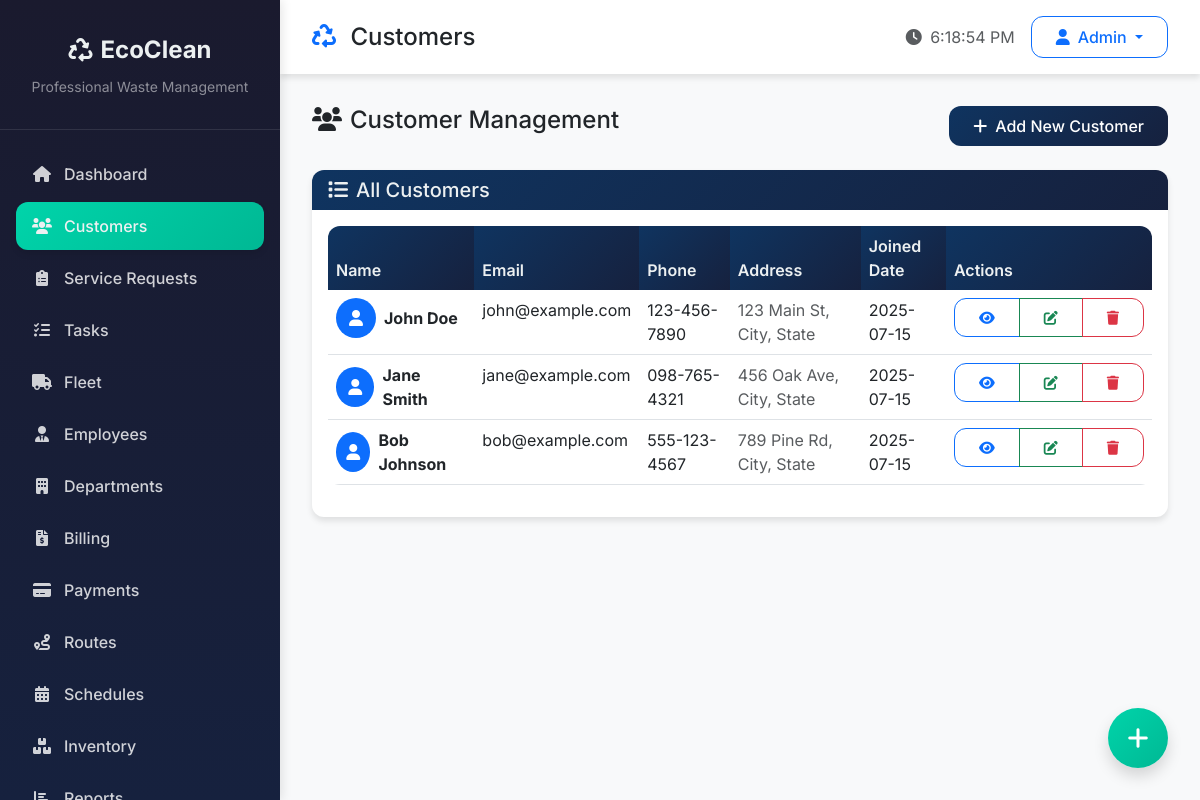
The app's page /customers (signed in) with its own data.
### models.py (models this page shows)
class Customer(db.Model):
    id = db.Column(db.Integer, primary_key=True)
    name = db.Column(db.String(100), nullable=False)
    email = db.Column(db.String(120), unique=True, nullable=False)
    phone = db.Column(db.String(20))
    address = db.Column(db.Text, nullable=False)
    customer_type = db.Column(db.String(20), default='residential')  # residential, commercial, industrial
    service_frequency = db.Column(db.String(20), default='weekly')  # weekly, biweekly, monthly, on-demand
    payment_method = db.Column(db.String(20), default='credit_card')
    is_active = db.Column(db.Boolean, default=True)
    created_at = db.Column(db.DateTime, default=datetime.utcnow)
    created_by = db.Column(db.Integer, db.ForeignKey('user.id'))
    requests = db.relationship('ServiceRequest', backref='customer')
    payments = db.relationship('Payment', backref='customer')
    invoices = db.relationship('Invoice', backref='customer')

### app.py (the view)
@app.route('/customers')
@login_required
def customers():
    if current_user.role == 'super_admin':
        customers = Customer.query.all()
    elif current_user.role == 'department_admin':
        customers = Customer.query.filter_by(created_by=current_user.id).all()
    elif current_user.role in ['manager', 'driver']:
        customers = Customer.query.filter_by(created_by=current_user.id).all()
    else:
        customers = Customer.query.filter_by(created_by=current_user.id).all()
    return render_template('customers.html', customers=customers)

### app.py (called while the page is built)
@login_manager.user_loader
def load_user(user_id):
    return User.query.get(int(user_id))

### templates/customers.html (shortened to what this page needs)
{% extends "base.html" %}
{% block page_title %}Customers{% endblock %}
{% block content %}
<div class="row mb-4">
    <div class="col-md-6">
        <h4><i class="fas fa-users me-2"></i>Customer Management</h4>
    </div>
    <div class="col-md-6 text-end">
        <a href="{{ url_for('add_customer') }}" class="btn btn-primary">
            <i class="fas fa-plus me-2"></i>Add New Customer
        </a>
    </div>
</div>
<div class="card">
    <div class="card-header">
        <h5 class="card-title mb-0">
            <i class="fas fa-list me-2"></i>All Customers
        </h5>
    </div>
    <div class="card-body">
        {% if customers %}
        <div class="table-responsive">
            <table class="table table-hover">
                <thead>
                    <tr>
                        <th>Name</th>
                        <th>Email</th>
                        <th>Phone</th>
                        <th>Address</th>
                        <th>Joined Date</th>
                        <th>Actions</th>
                    </tr>
                </thead>
                <tbody>
                    {% for customer in customers %}
                    <tr>
                        <td>
                            <div class="d-flex align-items-center">
                                <div class="avatar-sm bg-primary rounded-circle d-flex align-items-center justify-content-center me-2">
                                    <i class="fas fa-user text-white"></i>
                                </div>
                                <strong>{{ customer.name }}</strong>
                            </div>
                        </td>
                        <td>{{ customer.email }}</td>
                        <td>{{ customer.phone }}</td>
                        <td>
                            <span class="text-muted">{{ customer.address[:50] }}{% if customer.address|length > 50 %}...{% endif %}</span>
                        </td>
                        <td>{{ customer.created_at.strftime('%Y-%m-%d') }}</td>
                        <td>
                            <div class="btn-group" role="group">
                                <button type="button" class="btn btn-sm btn-outline-primary" data-bs-toggle="modal" data-bs-target="#customerModal{{ customer.id }}">
                                    <i class="fas fa-eye"></i>
                                </button>
                                <button type="button" class="btn btn-sm btn-outline-success">
                                    <i class="fas fa-edit"></i>
                                </button>
                                <button type="button" class="btn btn-sm btn-outline-danger">
                                    <i class="fas fa-trash"></i>
                                </button>
                            </div>
                        </td>
                    </tr>
                    {% endfor %}
                </tbody>
            </table>
        </div>
        {% endif %}
    </div>
</div>
{% endblock %}

### templates/base.html (style rules this page uses)
:root { --primary-color: #1a1a2e; --secondary-color: #16213e; --accent-color: #0f3460; --success-color: #00d4aa; --warning-color: #ffa726; --danger-color: #ef5350; --info-color: #42a5f5; --light-bg: #f8f9fa; --dark-text: #2c3e50; --light-text: #ecf0f1; --border-radius: 12px; --shadow: 0 4px 6px rgba(0,0,0,0.1); --shadow-hover: 0 8px 15px rgba(0,0,0,0.15); }
* { font-family: 'Inter', sans-serif; }
body { background: linear-gradient(135deg, #667eea 0%, #764ba2 100%); min-height: 100vh; }
.card { border: none; border-radius: var(--border-radius); box-shadow: var(--shadow); transition: transform 0.3s ease, box-shadow 0.3s ease; background: white; }
.card-header { background: linear-gradient(135deg, var(--accent-color) 0%, var(--secondary-color) 100%); color: var(--light-text); border-radius: var(--border-radius) var(--border-radius) 0 0 !important; border: none; }
.btn { border-radius: var(--border-radius); font-weight: 500; padding: 0.5rem 1.5rem; transition: all 0.3s ease; }
.btn-primary { background: linear-gradient(135deg, var(--accent-color) 0%, var(--secondary-color) 100%); border: none; }
.table { border-radius: var(--border-radius); overflow: hidden; }
.table th { background: linear-gradient(135deg, var(--accent-color) 0%, var(--secondary-color) 100%); color: var(--light-text); border: none; font-weight: 600; }
.avatar-sm { width: 40px; height: 40px; border-radius: 50%; display: flex; align-items: center; justify-content: center; font-size: 1rem; }

### records on screen
Customer: name "John Doe", email "john@example.com", phone "123-456-7890", address "123 Main St, City, State", created_at "2025-07-15"
Customer: name "Jane Smith", email "jane@example.com", phone "098-765-4321", address "456 Oak Ave, City, State", created_at "2025-07-15"
Customer: name "Bob Johnson", email "bob@example.com", phone "555-123-4567", address "789 Pine Rd, City, State", created_at "2025-07-15"
